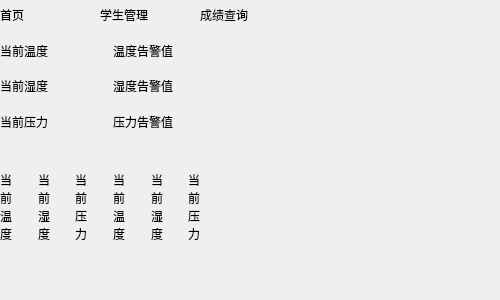
<?xml version="1.0" encoding="UTF-8"?>
<ui version="4.0">
 <class>FrmTooltip</class>
 <widget class="QWidget" name="FrmTooltip">
  <property name="geometry">
   <rect>
    <x>0</x>
    <y>0</y>
    <width>500</width>
    <height>300</height>
   </rect>
  </property>
  <property name="windowTitle">
   <string>Form</string>
  </property>
  <widget class="QWidget" name="widget_2" native="true">
   <property name="geometry">
    <rect>
     <x>0</x>
     <y>0</y>
     <width>501</width>
     <height>271</height>
    </rect>
   </property>
   <layout class="QVBoxLayout" name="verticalLayout">
    <item>
     <widget class="QWidget" name="widget" native="true">
      <property name="minimumSize">
       <size>
        <width>300</width>
        <height>30</height>
       </size>
      </property>
      <property name="maximumSize">
       <size>
        <width>300</width>
        <height>30</height>
       </size>
      </property>
      <layout class="QHBoxLayout" name="horizontalLayout_2">
       <property name="spacing">
        <number>0</number>
       </property>
       <property name="leftMargin">
        <number>0</number>
       </property>
       <property name="topMargin">
        <number>0</number>
       </property>
       <property name="rightMargin">
        <number>0</number>
       </property>
       <property name="bottomMargin">
        <number>0</number>
       </property>
       <item>
        <widget class="QEXTTooltip" name="navLabel51">
         <property name="text">
          <string>首页</string>
         </property>
        </widget>
       </item>
       <item>
        <widget class="QEXTTooltip" name="navLabel52">
         <property name="text">
          <string>学生管理</string>
         </property>
        </widget>
       </item>
       <item>
        <widget class="QEXTTooltip" name="navLabel53">
         <property name="text">
          <string>成绩查询</string>
         </property>
        </widget>
       </item>
      </layout>
     </widget>
    </item>
    <item>
     <widget class="QWidget" name="widget1" native="true">
      <property name="sizePolicy">
       <sizepolicy hsizetype="Preferred" vsizetype="Expanding">
        <horstretch>0</horstretch>
        <verstretch>0</verstretch>
       </sizepolicy>
      </property>
      <property name="minimumSize">
       <size>
        <width>220</width>
        <height>100</height>
       </size>
      </property>
      <property name="maximumSize">
       <size>
        <width>220</width>
        <height>100</height>
       </size>
      </property>
      <layout class="QGridLayout" name="gridLayout">
       <property name="leftMargin">
        <number>0</number>
       </property>
       <property name="topMargin">
        <number>0</number>
       </property>
       <property name="rightMargin">
        <number>0</number>
       </property>
       <property name="bottomMargin">
        <number>0</number>
       </property>
       <item row="0" column="0">
        <widget class="QEXTTooltip" name="navLabel11">
         <property name="text">
          <string>当前温度</string>
         </property>
        </widget>
       </item>
       <item row="0" column="1">
        <widget class="QEXTTooltip" name="navLabel21">
         <property name="text">
          <string>温度告警值</string>
         </property>
        </widget>
       </item>
       <item row="1" column="0">
        <widget class="QEXTTooltip" name="navLabel12">
         <property name="text">
          <string>当前湿度</string>
         </property>
        </widget>
       </item>
       <item row="1" column="1">
        <widget class="QEXTTooltip" name="navLabel22">
         <property name="text">
          <string>湿度告警值</string>
         </property>
        </widget>
       </item>
       <item row="2" column="0">
        <widget class="QEXTTooltip" name="navLabel13">
         <property name="text">
          <string>当前压力</string>
         </property>
        </widget>
       </item>
       <item row="2" column="1">
        <widget class="QEXTTooltip" name="navLabel23">
         <property name="text">
          <string>压力告警值</string>
         </property>
        </widget>
       </item>
      </layout>
     </widget>
    </item>
    <item>
     <widget class="QWidget" name="widget2" native="true">
      <property name="sizePolicy">
       <sizepolicy hsizetype="Preferred" vsizetype="Expanding">
        <horstretch>0</horstretch>
        <verstretch>0</verstretch>
       </sizepolicy>
      </property>
      <property name="minimumSize">
       <size>
        <width>220</width>
        <height>0</height>
       </size>
      </property>
      <property name="maximumSize">
       <size>
        <width>220</width>
        <height>16777215</height>
       </size>
      </property>
      <layout class="QHBoxLayout" name="horizontalLayout">
       <property name="leftMargin">
        <number>0</number>
       </property>
       <property name="topMargin">
        <number>0</number>
       </property>
       <property name="rightMargin">
        <number>0</number>
       </property>
       <property name="bottomMargin">
        <number>0</number>
       </property>
       <item>
        <widget class="QEXTTooltip" name="navLabel31">
         <property name="text">
          <string>当
前
温
度</string>
         </property>
        </widget>
       </item>
       <item>
        <widget class="QEXTTooltip" name="navLabel32">
         <property name="text">
          <string>当
前
湿
度</string>
         </property>
        </widget>
       </item>
       <item>
        <widget class="QEXTTooltip" name="navLabel33">
         <property name="text">
          <string>当
前
压
力</string>
         </property>
        </widget>
       </item>
       <item>
        <widget class="QEXTTooltip" name="navLabel41">
         <property name="text">
          <string>当
前
温
度</string>
         </property>
        </widget>
       </item>
       <item>
        <widget class="QEXTTooltip" name="navLabel42">
         <property name="text">
          <string>当
前
湿
度</string>
         </property>
        </widget>
       </item>
       <item>
        <widget class="QEXTTooltip" name="navLabel43">
         <property name="text">
          <string>当
前
压
力</string>
         </property>
        </widget>
       </item>
      </layout>
     </widget>
    </item>
   </layout>
  </widget>
 </widget>
 <customwidgets>
  <customwidget>
   <class>QEXTTooltip</class>
   <extends>QLabel</extends>
   <header>qextTooltip.h</header>
  </customwidget>
 </customwidgets>
 <resources/>
 <connections/>
</ui>
